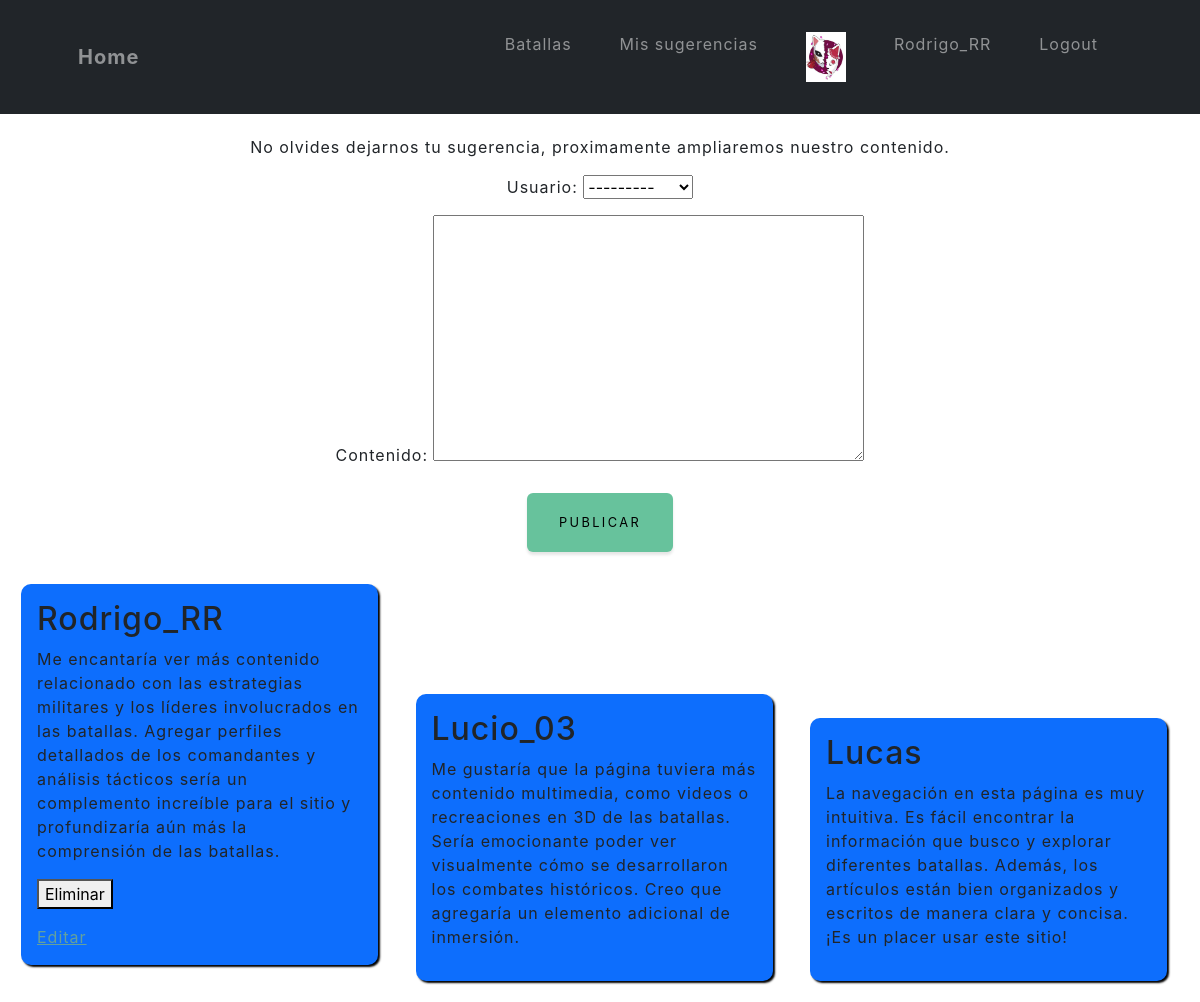
Page /blog/ (signed in) on the committed database.
### blog/models.py (models this page shows, shortened)
class Recomendacion(models.Model):
    usuario = models.ForeignKey(User, on_delete=models.CASCADE)
    contenido = models.TextField()
    fecha = models.DateTimeField(auto_now_add=True)

### blog/views.py (the view)
# urls.py: 2. Add a URL to urlpatterns:  path('blog/', include('blog.urls'))
@login_required
def blog(request):
    avatar = getAvatar(request)
    if request.method == 'POST':
        if 'eliminar' in request.POST:
            recomendacion_id = request.POST.get('eliminar')
            recomendacion = Recomendacion.objects.get(id=recomendacion_id)
            if recomendacion.usuario == request.user:
                recomendacion.delete()
                messages.success(request, 'La recomendación se eliminó correctamente.')
            else:
                messages.error(request, 'No tienes permiso para eliminar esta recomendación.')
            return redirect('Blog')
        else:
            form = RecomendacionForm(request.POST, request.FILES)
            if form.is_valid():
                recomendacion = form.save(commit=False)
                recomendacion.usuario = request.user
                recomendacion.save()
                messages.success(request, 'La recomendación se creó correctamente.')
                return redirect('Blog')
    else:
        form = RecomendacionForm()
    recomendaciones = Recomendacion.objects.all()
    return render(request, 'blog/blog.html', {'form': form, 'recomendaciones': recomendaciones, 'avatar': avatar})

### blog/forms.py
class RecomendacionForm(forms.ModelForm):
    class Meta:
        model = Recomendacion
        fields = ['usuario', 'contenido']

### perfil/views.py (called while the page is built)
def getAvatar(request):
    avatar = Avatar.objects.filter(user = request.user.id)
    try:
        avatar = avatar[0].image.url
    except:
        avatar = None
    return avatar

### blog/templates/blog/blog.html (shortened to what this page needs)
<div>
    {% extends "HistoryBattlesApp/base.html" %}
    {% load static %}
    {% block spaceContent %}
    <p style="text-align: center;">No olvides dejarnos tu sugerencia, proximamente ampliaremos nuestro contenido.</p>
    <form method="post" enctype="multipart/form-data" style="text-align: center;">
        {{ form.as_p }}
        <button type="submit" class="btn btn-success" style="text-decoration: none; color: black; margin-top: 10px;">Publicar</button>
    </form>
    {% for recomendacion in recomendaciones %}
    <div class="blog-container">
        <h2>{{ recomendacion.usuario }}</h2>
        <p>{{ recomendacion.contenido }}</p>
        {% if recomendacion.usuario == request.user %}
            <form method="post" action="{% url 'Blog' %}">
                <button type="submit" class="eliminar-btn">Eliminar</button>
            </form>
            <a href="{% url 'EditarRecomendacion' recomendacion.id %}" class="actualizar-btn">Editar</a>
        {% endif %}
    </div>
{% endfor %}
    {% endblock %}

### HistoryBattlesApp/templates/HistoryBattlesApp/base.html (shortened to what this page needs)
<!DOCTYPE html>
<html lang="en">
<head>
    {% load static %}
    <link rel="stylesheet" href="{% static 'HistoryBattlesApp/css/styles.css'%}">
    <link rel="stylesheet" href="{% static 'HistoryBattlesApp/css/myStyle.css'%}">
</head>
<body>
    <nav class="navbar navbar-expand-lg  fixed-top bg-dark" id="mainNav">
        <div class="container px-4 px-lg-5">
            <a class="navbar-brand navText" href="{% url 'Home' %}">Home</a>
            <div class="collapse navbar-collapse" id="navbarResponsive">
                <ul class="navbar-nav ms-auto">
                    <li class="nav-item"><a class="nav-link navText" href="{% url 'Batallas' %}">Batallas</a></li>
                    <li class="nav-item"><a class="nav-link navText" href="{% url 'Blog' %}">Mis sugerencias</a></li>
                    <li class="nav-item"><a class="nav-link navText" href=""><img src="{{avatar}}" width="40px" alt=""></a></li>
                    <li class="nav-item"><a class="nav-link navText" href="{% url 'Perfil' %}">{{user.username}}</a></li>
                    <li class="nav-item"><a class="nav-link navText" href="{% url 'Logout' %}">Logout</a></li>
                </ul>
            </div>
        </div>
    </nav>
    <div class="contenido">
    </div>
    <div class="spaceContent">
        {% block spaceContent %}
        {% endblock %}
    </div>
</body>
</html>

### HistoryBattlesApp/static/HistoryBattlesApp/css/myStyle.css (style rules this page uses)
.contenido { margin-top: 100px !important; padding: 10px; }
.spaceContent { margin-top: 10px !important; padding: 5px; }
.blog-container { background-color: #0d6efd; border-radius: 10px; box-shadow: 2px 2px 2px black ; display: inline-block; margin: 1rem; padding: 1rem; width: 30%; }

### rows in the picture
Recomendacion: usuario "Rodrigo_RR", contenido "Me encantaría ver más contenido relacionado con las estrategias militares y los líderes involucrados en las batallas. Agregar perfiles detallados de los comandantes y análisis tácticos sería un complemento increíble para el sitio y profundizaría aún más la comprensión de las batallas."
Recomendacion: usuario "Lucio_03", contenido "Me gustaría que la página tuviera más contenido multimedia, como videos o recreaciones en 3D de las batallas. Sería emocionante poder ver visualmente cómo se desarrollaron los combates históricos. Creo que agregaría un elemento adicional de inmersión."
Recomendacion: usuario "Lucas", contenido "La navegación en esta página es muy intuitiva. Es fácil encontrar la información que busco y explorar diferentes batallas. Además, los artículos están bien organizados y escritos de manera clara y concisa. ¡Es un placer usar este sitio!"

### other values in the picture
{{ user.username }} "Rodrigo_RR"
